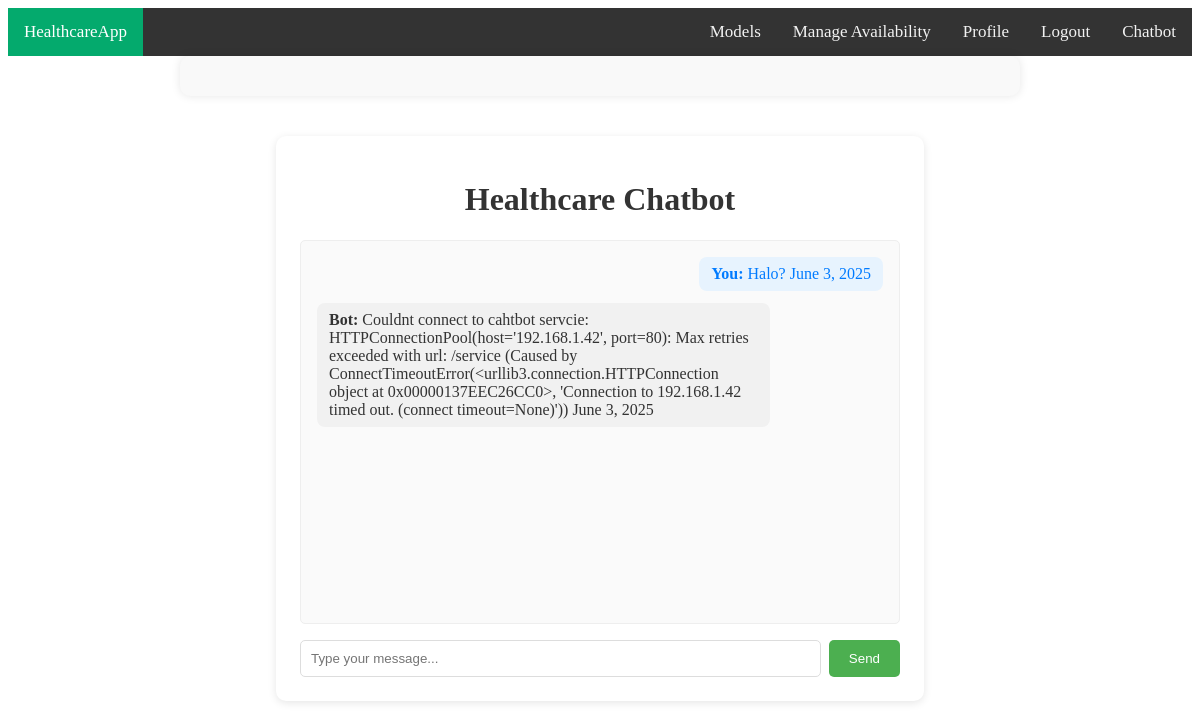
Screenshot of /chatbot/ (signed in) with the database file from the repository.
### chatbot/models.py (models this page shows, shortened)
class ChatBotMessage(models.Model):
    user = models.ForeignKey(User, on_delete=models.CASCADE, null=True, blank=True)
    timestamp = models.DateField(auto_now_add=True)
    message = models.CharField(max_length=200)
    if_bot = models.BooleanField(default=False)

### chatbot/views.py (the view)
# urls.py: path('', views.chatbot_view, name='chatbot'),
@login_required
def chatbot_view(request):
    chatbot_messages = ChatBotMessage.objects.filter(user=request.user).order_by('timestamp')
    context = {"chatbot_messages":chatbot_messages}
    print("jol")
    if request.method == "POST":
        message = request.POST.get('message')
        ChatBotMessage.objects.create(user=request.user,message=message,if_bot=False)
        reply = send_message_to_chatbot(message)
        ChatBotMessage.objects.create(user=request.user,message=reply,if_bot=True)
        return JsonResponse({'reply': reply})
    return render(request, 'chatbot/chatbot.html',context)

### templates/chatbot/chatbot.html (shortened to what this page needs)
{% extends "base.html" %}
{% load static %}
{% block content %}
<div class="chatbot-container">
    <h1>Healthcare Chatbot</h1>
    <div id="chat-window" class="chat-window">
        {% for msg in chatbot_messages %}
        <div class="chat-message {% if msg.if_bot %}bot{% else %}user{% endif %}">
            <strong>{% if msg.if_bot %}Bot{% else %}You{% endif %}:</strong>
            {{ msg.message }}
            <span class="timestamp">{{ msg.timestamp }}</span>
        </div>
        {% endfor %}
    </div>
    <form id="chat-form" class="chat-form" method="post" autocomplete="off">
        <input type="text" id="user-input" name="message" placeholder="Type your message..." required>
        <button type="submit" id="send-btn">Send</button>
    </form>
</div>
{% endblock %}

### static/css/global.css (style rules this page uses)
h1, h2, h3 { color: #333; text-align: center; }
.chatbot-container { max-width: 600px; margin: 40px auto; background: #fff; border-radius: 10px; box-shadow: 0 2px 8px rgba(0,0,0,0.1); padding: 24px; }
.chat-window { height: 350px; overflow-y: auto; border: 1px solid #eee; border-radius: 5px; padding: 16px; margin-bottom: 16px; background: #fafafa; text-align: left; }
.chat-message { margin-bottom: 12px; padding: 8px 12px; border-radius: 8px; max-width: 80%; word-break: break-word; display: inline-block; }
.chat-message.user { background-color: #e7f3fe; color: #007bff; margin-left: 20%; text-align: right; float: right; clear: both; }
.chat-message.bot { background-color: #f1f1f1; color: #333; margin-right: 20%; text-align: left; float: left; clear: both; }
.chat-form { display: flex; gap: 8px; }
#user-input { flex: 1; padding: 10px; border-radius: 5px; border: 1px solid #ddd; box-sizing: border-box; }
.chat-form button { padding: 10px 20px; background-color: #4CAF50; color: white; border: none; border-radius: 5px; transition: background-color 0.3s, transform 0.3s; cursor: pointer; }
button, .btn, input[type="submit"], input[type="button"] { cursor: pointer !important; }

### rows the page displays
ChatBotMessage: if_bot "You", message "Halo?", timestamp "June 3, 2025"
ChatBotMessage: if_bot "Bot", message "Couldnt connect to cahtbot servcie: HTTPConnectionPool(host='192.168.1.42', port=80): Max retries exceeded with url: /service (Caused by ConnectTimeoutError(<urllib3.connection.HTTPConnection object at 0x00000137EEC26CC0>, 'Connection to 192.168.1.42 timed out. (connect timeout=None)'))", timestamp "June 3, 2025"
